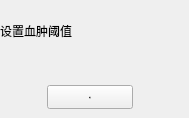
                   <widget class="QWidget" name="tabWidget_5Page1">
                    <property name="sizePolicy">
                     <sizepolicy hsizetype="Preferred" vsizetype="Minimum">
                      <horstretch>0</horstretch>
                      <verstretch>0</verstretch>
                     </sizepolicy>
                    </property>
                    <attribute name="title">
                     <string/>
                    </attribute>
                    <widget class="QLabel" name="label_3">
                     <property name="geometry">
                      <rect>
                       <x>0</x>
                       <y>24</y>
                       <width>84</width>
                       <height>14</height>
                      </rect>
                     </property>
                     <property name="minimumSize">
                      <size>
                       <width>0</width>
                       <height>14</height>
                      </size>
                     </property>
                     <property name="maximumSize">
                      <size>
                       <width>16777215</width>
                       <height>14</height>
                      </size>
                     </property>
                     <property name="text">
                      <string>设置血肿阈值</string>
                     </property>
                     <property name="alignment">
                      <set>Qt::AlignLeading|Qt::AlignLeft|Qt::AlignVCenter</set>
                     </property>
                    </widget>
                    <widget class="QWidget" name="widget_10" native="true">
                     <property name="geometry">
                      <rect>
                       <x>0</x>
                       <y>54</y>
                       <width>180</width>
                       <height>24</height>
                      </rect>
                     </property>
                     <property name="minimumSize">
                      <size>
                       <width>0</width>
                       <height>24</height>
                      </size>
                     </property>
                     <property name="maximumSize">
                      <size>
                       <width>16777215</width>
                       <height>24</height>
                      </size>
                     </property>
                     <layout class="QHBoxLayout" name="horizontalLayout_4" stretch="4">
                      <property name="spacing">
                       <number>0</number>
                      </property>
                      <property name="leftMargin">
                       <number>0</number>
                      </property>
                      <property name="topMargin">
                       <number>0</number>
                      </property>
                      <property name="rightMargin">
                       <number>0</number>
                      </property>
                      <property name="bottomMargin">
                       <number>0</number>
                      </property>
                      <item>
                       <widget class="ctkRangeWidget" name="ctkRangeWidget" native="true">
                        <property name="minimumSize">
                         <size>
                          <width>48</width>
                          <height>24</height>
                         </size>
                        </property>
                       </widget>
                      </item>
                     </layout>
                    </widget>
                    <widget class="QWidget" name="widget_11" native="true">
                     <property name="geometry">
                      <rect>
                       <x>0</x>
                       <y>85</y>
                       <width>180</width>
                       <height>24</height>
                      </rect>
                     </property>
                     <property name="minimumSize">
                      <size>
                       <width>0</width>
                       <height>24</height>
                      </size>
                     </property>
                     <property name="maximumSize">
                      <size>
                       <width>16777215</width>
                       <height>24</height>
                      </size>
                     </property>
                     <layout class="QHBoxLayout" name="horizontalLayout">
                      <property name="spacing">
                       <number>0</number>
                      </property>
                      <property name="leftMargin">
                       <number>0</number>
                      </property>
                      <property name="topMargin">
                       <number>0</number>
                      </property>
                      <property name="rightMargin">
                       <number>0</number>
                      </property>
                      <property name="bottomMargin">
                       <number>0</number>
                      </property>
                      <item>
                       <spacer name="horizontalSpacer_3">
                        <property name="orientation">
                         <enum>Qt::Horizontal</enum>
                        </property>
                        <property name="sizeHint" stdset="0">
                         <size>
                          <width>49</width>
                          <height>20</height>
                         </size>
                        </property>
                       </spacer>
                      </item>
                      <item>
                       <widget class="QPushButton" name="pushButton">
                        <property name="minimumSize">
                         <size>
                          <width>86</width>
                          <height>24</height>
                         </size>
                        </property>
                        <property name="maximumSize">
                         <size>
                          <width>86</width>
                          <height>24</height>
                         </size>
                        </property>
                        <property name="font">
                         <font>
                          <pointsize>-1</pointsize>
                          <italic>false</italic>
                          <bold>false</bold>
                         </font>
                        </property>
                        <property name="text">
                         <string>确定</string>
                        </property>
                       </widget>
                      </item>
                      <item>
                       <spacer name="horizontalSpacer_4">
                        <property name="orientation">
                         <enum>Qt::Horizontal</enum>
                        </property>
                        <property name="sizeHint" stdset="0">
                         <size>
                          <width>48</width>
                          <height>20</height>
                         </size>
                        </property>
                       </spacer>
                      </item>
                     </layout>
                    </widget>
                   </widget>
